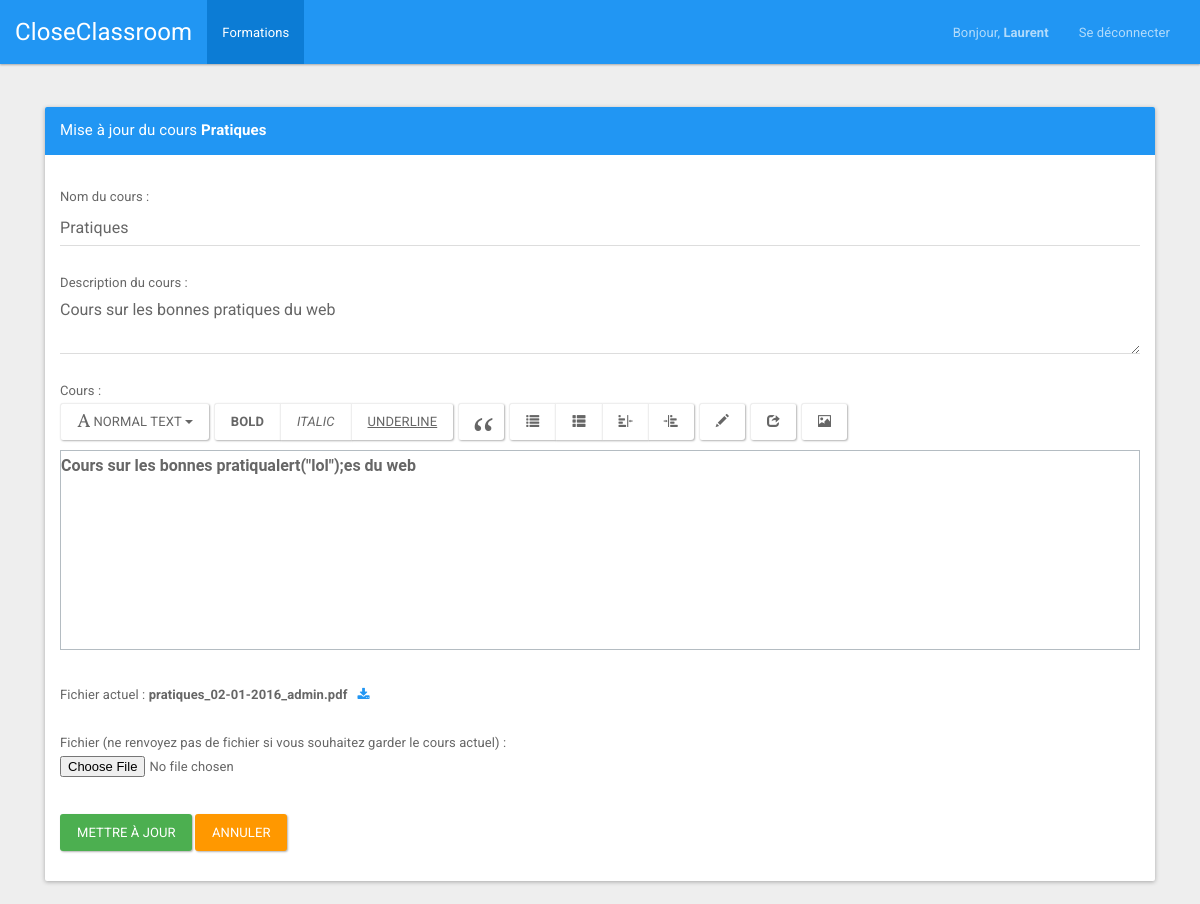
/index.php?page=updatePractice&idPractice=1 (signed in), run on the app's committed database.
### tables this page shows
CREATE TABLE IF NOT EXISTS `users` (
  `id` int(11) NOT NULL AUTO_INCREMENT,
  `type` varchar(32) NOT NULL,
  `login` varchar(32) NOT NULL,
  `password` varchar(32) NOT NULL,
  `email` varchar(32) NOT NULL,
  `name` varchar(32) NOT NULL,
  `first_name` varchar(32) NOT NULL,
  PRIMARY KEY (`id`),
  UNIQUE KEY `login` (`login`),
  UNIQUE KEY `email` (`email`)
);

CREATE TABLE IF NOT EXISTS `practices` (
  `id` int(11) NOT NULL AUTO_INCREMENT,
  `name` varchar(256) NOT NULL,
  `path` varchar(256) NOT NULL,
  `user` int(11) NOT NULL,
  `description` text NOT NULL,
  `date` varchar(12) NOT NULL,
  `file` varchar(256) NOT NULL,
  `id_module` int(11) NOT NULL,
  `editor` text NOT NULL,
  PRIMARY KEY (`id`),
  KEY `user` (`user`),
  KEY `module` (`id_module`)
);

### bddManager/UserDAO.php (called while the page is built, shortened)
<?php
class UserDAO
{
    public function getInfoUser($idUser)
    {
        try {
            $resultat = mysqli_query($_SESSION['bdd'], "SELECT id, login, email, password, type, name, first_name FROM users WHERE `id`= '" . $idUser . "'");
            if (mysqli_num_rows($resultat) != '0') {
                $tab[0] = mysqli_fetch_assoc($resultat);
                return $tab[0];
            } else {
                return;
            }
        }
        catch (Exception $e) {
            $_SESSION['error'] = 'Erreur requete BDD';
            $_SESSION['display_msg_error'] = true;
        }
    }
}

### bddManager/PracticeDAO.php (called while the page is built, shortened)
<?php
class PracticeDAO
{
    public function getNameAndDescriptionPractice($idPractice)
    {
        try {
            $resultat = mysqli_query($_SESSION['bdd'], "SELECT name, description, editor FROM practices WHERE `id`= '" . $idPractice . "'");
            if (mysqli_num_rows($resultat) != '0') {
                $tab[0] = mysqli_fetch_assoc($resultat);
                return $tab[0];
            } else {
                return;
            }
        }
        catch (Exception $e) {
            $_SESSION['error'] = 'Erreur requete BDD';
            $_SESSION['display_msg_error'] = true;
        }
    }
    public function getFile($idPractice)
    {
        try {
            $resultat = mysqli_query($_SESSION['bdd'], "SELECT file, path FROM practices WHERE `id`= '" . $idPractice . "'");
            if (mysqli_num_rows($resultat) != '0') {
                $tab[0] = mysqli_fetch_assoc($resultat);
            }
            return $tab[0];
        }
        catch (Exception $e) {
            $_SESSION['error'] = 'Erreur requete BDD';
            $_SESSION['display_msg_error'] = true;
        }
    }
}

### views/FormPracticeView.class.php (the view, shortened to what this page needs)
<?php
class FormPracticeView
{
		public function getViewUpdate($idPractice, $name, $description, $file, $path, $editor)
		{
			return '
			<div class="container">
				<div style="margin-top:20px;" class="col-md-12">
					<div class="panel panel-primary" >
						<div class="panel-heading">
							<div class="panel-title">Mise à jour du cours <b>'.$name.'</b></div>
						</div>
						<div style="padding-top:30px" class="panel-body" >
							<form method="post" class="form-horizontal" role="form" action="index.php?page=updatePractice&idPractice='.$idPractice.'" enctype="multipart/form-data">
								<div style="margin-bottom: 25px">
									Nom du cours :<br> <input type="text" class="form-control" name="namePractice" value="'.$name.'" required>
								</div>
								<div style="margin-bottom: 25px">
									Description du cours :<br> <textarea class="form-control" name="descriptionPractice" cols="0" rows="0" required>'.$description.'</textarea>
								</div>
								<div style="margin-bottom: 25px">
									Cours :<br> <textarea class="htmlPractice" class="form-control" name="htmlPractice" style="width: 100%; height: 200px; border: #b4bcc2 1px solid;">'.$editor.'</textarea>
								</div>
								<div style="margin-bottom: 25px">
									Fichier actuel : <b>'.$file.'</b><a style="margin-left: 10px;" class="text-primary" download target="_blank" href="/'.$path.'"><i class="fa fa-download"></i></a><br /><br />
									Fichier (ne renvoyez pas de fichier si vous souhaitez garder le cours actuel) : <input type="file" name="fichierUp" size="50">
								</div>
								<div style="margin-top:10px" class="form-group">
									<div class="col-sm-12 controls">
										<input onclick="$(\'#hidden-editor\').html($(\'.htmlPractice\').val());" style="margin-top: 10px;" style="margin-top: 10px;" type="submit" name="envoyer" class="btn btn-success" value="Mettre à jour">
										<a style="margin-top: 10px;" class="btn btn-warning" href="javascript:history.go(-1)">Annuler</a>
									</div>
								</div>
							</form>
						</div>
					</div>
				</div>
			</div>
			';
		}
	}

### views/NavBarView.class.php (shortened to what this page needs)
<?php
class navBarView
{
	public function getViewLogged($firstNameUser, $typeUser)
	{
		if ($typeUser == 'Admin') {
			$view = '<nav class="navbar navbar-inverse">
			<div class="container-fluid">
				<div class="navbar-header">
					<button type="button" class="navbar-toggle collapsed" data-toggle="collapse" data-target="#bs-example-navbar-collapse-2">
						<span class="sr-only">Toggle navigation</span>
						<span class="icon-bar"></span>
						<span class="icon-bar"></span>
						<span class="icon-bar"></span>
					</button>
					<a class="navbar-brand" href="index.php">CloseClassroom</a>
				</div>
				<div class="collapse navbar-collapse" id="bs-example-navbar-collapse-2">
					<ul class="nav navbar-nav">
						<li id="tabUser"><a href="index.php?page=user">Administration Utilisateurs</a></li>
						<li id="tabFormation"><a href="index.php?page=formation">Formations</a></li>
					</ul>
					<ul class="nav navbar-nav navbar-right">
						<li><a href="index.php" style="font-size: 13px;"> Bonjour, <strong>'.utf8_encode($firstNameUser).'</strong> </a>
							<li><a href="index.php?page=logout">Se déconnecter</a></li>
						</ul>
					</div>
				</div>
			</nav>';
		}
		else {
			$view = '<nav class="navbar navbar-inverse">
			<div class="container-fluid">
				<div class="navbar-header">
					<button type="button" class="navbar-toggle collapsed" data-toggle="collapse" data-target="#bs-example-navbar-collapse-2">
						<span class="sr-only">Toggle navigation</span>
						<span class="icon-bar"></span>
						<span class="icon-bar"></span>
						<span class="icon-bar"></span>
					</button>
					<a class="navbar-brand" href="index.php">CloseClassroom</a>
				</div>
				<div class="collapse navbar-collapse" id="bs-example-navbar-collapse-2">
					<ul class="nav navbar-nav">
						<li id="tabFormation"><a href="index.php?page=formation">Formations</a></li>
					</ul>
					<ul class="nav navbar-nav navbar-right">
						<li><a href="index.php" style="font-size: 13px;"> Bonjour, <strong>'.utf8_encode($firstNameUser).'</strong> </a>
							<li><a href="index.php?page=logout">Se déconnecter</a></li>
						</ul>
					</div>
				</div>
			</nav>';
		}
		return $view;
	}
}

### data on the page
users: first_name "Laurent"
practices: name "Pratiques", namePractice "Pratiques", descriptionPractice "Cours sur les bonnes pratiques du web", file "pratiques_02-01-2016_admin.pdf"
